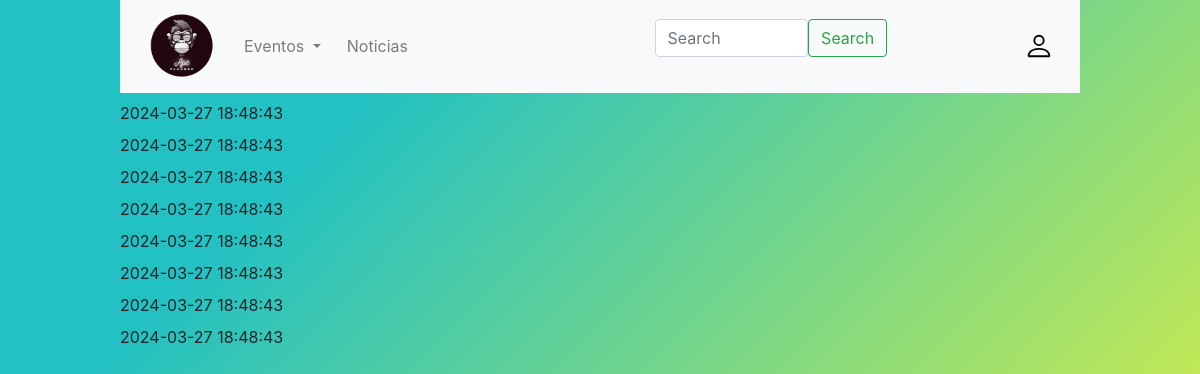
Before: /noticias.php with the older database file.
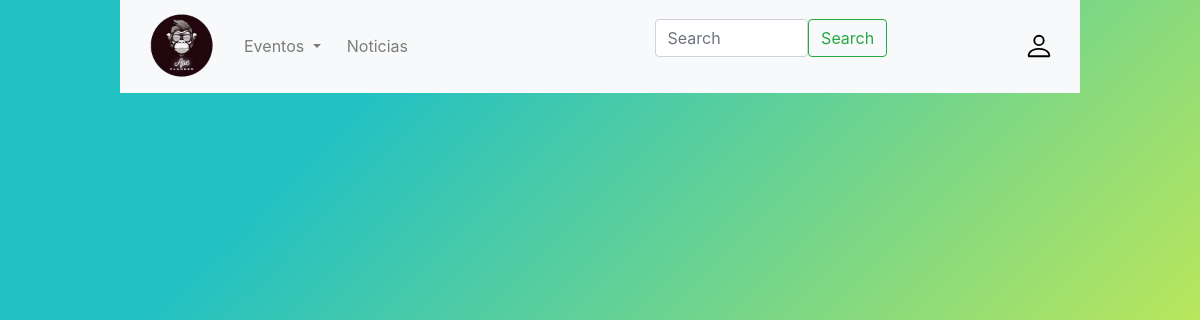
After: the same page with the newer database file.
### tables this page shows
CREATE TABLE IF NOT EXISTS noticias (
    id_noticia INT NOT NULL AUTO_INCREMENT,
    titular VARCHAR(200) NULL,
    texto VARCHAR(1000) NULL,
    fecha_publicacion DATETIME NOT NULL DEFAULT CURRENT_TIMESTAMP(),
    id_usuario INT NOT NULL,
    PRIMARY KEY (id_noticia),
    FOREIGN KEY (id_usuario) REFERENCES usuarios (id_usuario)
);

### noticias.php (the view, shortened to what this page needs)
<link rel="stylesheet" href="css/styleNavbar.css" />
<link rel="stylesheet" href="https://cdn.jsdelivr.net/npm/bootstrap@4.0.0/dist/css/bootstrap.min.css">
<?php
require("database/datos.php");
$con = mysqli_connect($host, $user, $pass, $db_name);
echo "<head>
  <meta charset='utf-8' />
  <meta name='viewport' content='width=device-width, initial-scale=1' />
  <title>City Planner</title>
</head>";
echo "</div>
<nav id='barra_navegacion' class='nav navbar navbar-expand-lg navbar-light bg-light'id='main-navbar'>
  <a class='navbar-brand mr-auto' href='index.php'>
    <img src='img/LogoSinFondo.png' alt='Logo' width='80' class='d-inline-block align-text-top fotoNavbar' /></a>
  <button class='navbar-toggler' type='button' data-toggle='collapse' data-target='#navbarSupportedContent' aria-controls='navbarSupportedContent' aria-expanded='false' aria-label='Toggle navigation'>
    <span class='navbar-toggler-icon'></span>
  </button>
  <div class='collapse navbar-collapse' id='navbarSupportedContent'>
    <ul class='navbar-nav mr-auto'>
      <li class='nav-item dropdown'>
          <a class='nav-link dropdown-toggle' href='#' id='navbarEventos' role='button' data-toggle='dropdown' aria-haspopup='true' aria-expanded='false'>
            Eventos
          </a>
          <div class='dropdown-menu' aria-labelledby='navbarEventos'>
            <a class='dropdown-item' href='eventos/event_pages/festivales.php'>Festivales</a>
            <a class='dropdown-item' href='eventos/event_pages/conciertos.php'>Conciertos</a>
            <a class='dropdown-item' href='eventos/event_pages/teatro.php'>Teatro</a>
            <a class='dropdown-item' href='eventos/event_pages/cine.php'>Cine</a>
            <a class='dropdown-item' href='eventos/event_pages/ferias.php'>Ferias</a>
            <div class='dropdown-divider'></div>
            <a class='dropdown-item' href='eventos/event_pages/otros.php'>Otros</a>
          </div>
      </li>
      <li>
          <a class='nav-link' href='../../noticias.php' id='navbarEventos' role='button' data-toggle='dropdown' aria-haspopup='true' aria-expanded='false'>
            Noticias
          </a>
      </li>
    </ul>
    <form class='d-flex mx-auto  col-md-4'>
        <input class='form-control me-2' type='search' placeholder='Search' aria-label='Search' />
        <button class='btn btn-outline-success' type='submit'>
            Search</button>
    </form>
  </div>
    <div class='nav-item'>
      <img id='profile-icon' src='img/person.svg' />
    </div>
</nav>";
$query_noticias="SELECT * FROM noticias";
$result_noticias = mysqli_query($con, $query_noticias) or die("Error en la consulta: ".mysqli_error($con));
while($noticias = mysqli_fetch_assoc($result_noticias)){
    extract($noticias);
    echo"<article>
    <h3>$titulo</h3>
    <div>$fecha_publicacion</div>
    <div>$texto</div>
    </article>";
}
?>

### css/styleNavbar.css (style rules this page uses)
.fotoNavbar { cursor: pointer; float: left; padding-right: 10px; }
.navbar-brand { padding-left: 10px; width: auto; }
.nav { display: flex; justify-content: center; align-items: center; list-style-type: none; }
.nav-item { margin: 0 10px; }
.form-control { width: 300px; }
#profile-icon { width: 30px; cursor: pointer; position: relative; z-index: 1000; }

Changed rows visible on the page:
removed noticias: fecha_publicacion "2024-03-27 18:48:43"
removed noticias: fecha_publicacion "2024-03-27 18:48:43"
removed noticias: fecha_publicacion "2024-03-27 18:48:43"
removed noticias: fecha_publicacion "2024-03-27 18:48:43"
removed noticias: fecha_publicacion "2024-03-27 18:48:43"
removed noticias: fecha_publicacion "2024-03-27 18:48:43"
removed noticias: fecha_publicacion "2024-03-27 18:48:43"
removed noticias: fecha_publicacion "2024-03-27 18:48:43"
